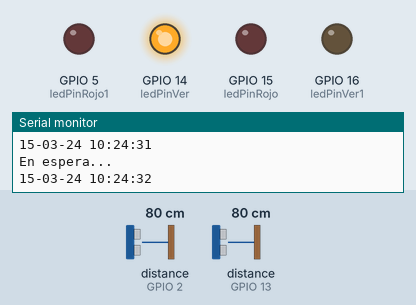
A sketch run on a simulated ESP8266 (NodeMCU). On the bench: output pins drawn as LEDs (lit = HIGH), the last lines printed to the serial monitor. Wiring (inferred from the names in the program): 2 × ultrasonic range finder: trigger GPIO 4, echo GPIO 2 / trigger GPIO 12, echo GPIO 13. Inputs (shaded band) come from the test bench; at power-on: distance to the obstacle (sensors on GPIO 2, GPIO 13) 80 cm. The echo pulse lasts 58.3 µs per cm; WiFi joins after 1.5 s; servers stay silent unless stated; the local clock reads 2024-03-15 10:24:30 at power-on unless the sketch sets it; pins used as bus, display or sensor lines are not drawn.

Above: at 2.7 s.
2.8 s: distance to the obstacle (sensor on GPIO 2) set to 29 cm
4.8 s: distance to the obstacle (sensor on GPIO 2) set to 23 cm
At 6.3 s:
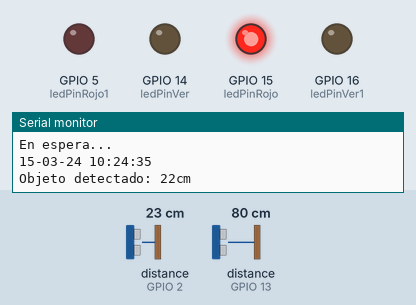
7.3 s: distance to the obstacle (sensor on GPIO 13) set to 30 cm
9.3 s: distance to the obstacle (sensor on GPIO 13) set to 24 cm
At 11.0 s:
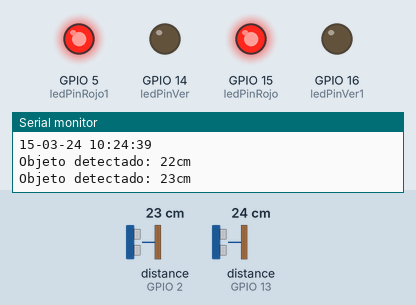
11.9 s: distance to the obstacle (sensor on GPIO 2) set to 35 cm
At 13.3 s:
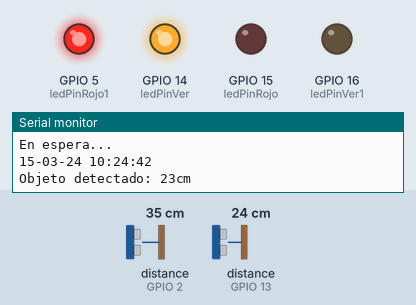
13.9 s: distance to the obstacle (sensor on GPIO 2) set to 2 cm
At 15.8 s:
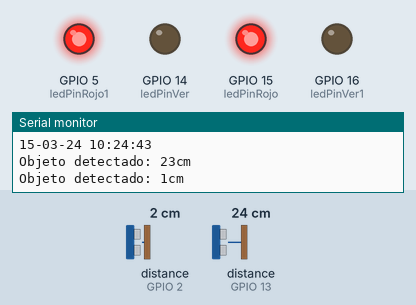
Timing chart, 0 to 17.3 s (numbered marks = the images above; inputs shaded):
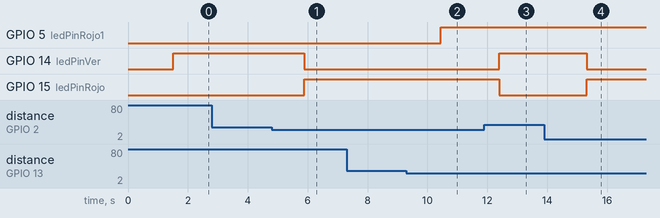

The sketch:

wifi_ultrasonico_25cm2.ino
```cpp
//------------- Librerias utilizadas --------------------------------------------//

#include <ESP8266WiFi.h>
#include <FirebaseArduino.h>
#include <time.h>
#include <ESP8266HTTPClient.h>

//Host del proyecto
#define FIREBASE_HOST ""
//Secret de la BD
#define FIREBASE_AUTH ""


// Nombre de mi red Wi-Fi
#define WIFI_SSID ""
// Password de mi red WiFi
#define WIFI_PASSWORD ""

//variable de cadena de texto
String msjenviado;

//Pin digital GPIO4 - D2 del ESP8266 para el Trigger del sensor SENSOR ULTRASÓNICO
const int Trigger = 4;
//Pin digital GPIO2 - D4 del ESP8266 para el Trigger del sensor SENSOR ULTRASÓNICO
const int Echo = 2;
//Se declara el pin al que se conecta el LED
int ledPinRojo = 15; // GPIO14 es el D5 de la placa ESP8266
int ledPinVer = 14; // GPIO14 es el D5 de la placa ESP8266


//Pin digital GPIO4 - D2 del ESP8266 para el Trigger del sensor SENSOR ULTRASÓNICO
const int Trigger1 = 12;
//Pin digital GPIO2 - D4 del ESP8266 para el Trigger del sensor SENSOR ULTRASÓNICO
const int Echo1 = 13;
//Se declara el pin al que se conecta el LED
int ledPinRojo1 = 5; // GPIO14 es el D5 de la placa ESP8266
int ledPinVer1 = 16; // GPIO14 es el D5 de la placa ESP8266
// Se define una variable que tomará la hora para Mex Central
// del NTP de la función strFechaHora()
String strFechaHoraNTP;
String strFechaNTP;

// --------------------------------------------------------------------------------//

// -----------------------INICIO DEL SETUP ---------------------------------------//
void setup() {
  Serial.begin(115200);

  // PINES DEL SENSOR ULTRASONICO
  pinMode(Trigger, OUTPUT); //pin como salida  SENSOR ULTRASÓNICO
  pinMode(Echo, INPUT);  //pin como entrada  SENSOR ULTRASÓNICO
  digitalWrite(Trigger, LOW);//Inicializamos el pin con 0 SENSOR ULTRASÓNICO
  pinMode(ledPinRojo,OUTPUT);//Declaramos el pin rojo como salida
  pinMode(ledPinVer,OUTPUT);//Declaramos el pin verde como salida


  // PINES DEL SENSOR ULTRASONICO
  pinMode(Trigger1, OUTPUT); //pin como salida  SENSOR ULTRASÓNICO
  pinMode(Echo1, INPUT);  //pin como entrada  SENSOR ULTRASÓNICO
  digitalWrite(Trigger1, LOW);//Inicializamos el pin con 0 SENSOR ULTRASÓNICO
  pinMode(ledPinRojo1,OUTPUT);//Declaramos el pin rojo como salida
  pinMode(ledPinVer1,OUTPUT);//Declaramos el pin verde como salida


  // conectando al Wi-Fi.
  WiFi.begin(WIFI_SSID, WIFI_PASSWORD);

  //------- Haciendo petición del tiempo a una NTP (Network Time Protocol) -------//
  // CONFIGURACIÓN DE ZONA HORARIA EN ÉSTE CASO PARA MÉXICO
  // configtime (timezone, dst, servidores ntp
  // para México el time zone = -6 * 3600, dst = 0, "pool.ntp.org", "time.nist.gov"

  configTime(-21600, 0, "pool.ntp.org", "time.nist.gov");

  //---------------------- Fin de petición del tiempo ---------------------------//

  Serial.print("Conectando");

  // Si el estado de conección es diferente al de "Conectado"
  // envía un punto suspensivo en espera de conección
  while (WiFi.status() != WL_CONNECTED) {
    Serial.print(".");
    delay(500);
  }

  Serial.println();
  // Al activarse la conección se envía un mensaje
  Serial.print("Conectado: ");
  // Se visualiza la dirección IP asignada al módulo ESP8266
  Serial.println(WiFi.localIP());
  Serial.println();
  Firebase.begin(FIREBASE_HOST, FIREBASE_AUTH);

}
// ------------------------- FIN DEL SETUP ---------------------------------------//

int conta = 1;


  // ------  CODIGO DEL CALCULO DE LA HORA Y FECHA  DE LA RED NTP ---------------//
  String strFechaHora(){
  time_t now;
  time(&now);
  char time_output[30];
  // strftime(time_output, 30, "%a  %d-%m-%y %T", localtime(&now));
  // %d = día   %m = mes   %y = año   %T = 24 hrs
  strftime(time_output, 30, "%d-%m-%y %T", localtime(&now));
  return String(time_output); // Respuesta: Día, Fecha y Hora
  }

  String fecha(){
  time_t now;
  time(&now);
  char date[30];
  // strftime(time_output, 30, "%a  %d-%m-%y %T", localtime(&now));
  // %d = día   %m = mes   %y = año   %T = 24 hrs
  strftime(date, 30, "%d-%m-%y", localtime(&now));
  return String(date); // Respuesta: Día, Fecha y Hora
  }

  // ------  FIN DE CODIGO DEL CALCULO DE LA HORA Y FECHA  DE LA RED NTP -------//


// ------------------------------ LOOP ------------------------------------------//

void loop(){

  // ------------------  CODIGO DEL SENSOR SENSOR ULTRASÓNICO 1 -------------------//

    long t; //timepo que demora en llegar el eco -- variable para el sensor PIR
    long d; //distancia en centimetros -- variable para el sensor PIR

    digitalWrite(Trigger, HIGH);
    delayMicroseconds(10);          //Enviamos un pulso de 10us
    digitalWrite(Trigger, LOW);

    t = pulseIn(Echo, HIGH); //obtenemos el ancho del pulso
    d = t/59;             //escalamos el tiempo a una distancia en cm


    if (d <= 25){
      Serial.print("Objeto detectado: ");
      Serial.print(d);      //Enviamos serialmente el valor de la distancia
      Serial.print("cm");
      Serial.println();
      digitalWrite(ledPinRojo,HIGH);
      digitalWrite(ledPinVer,LOW);
      delay(500); //Hacemos una pausa de 2s


      Firebase.setString("SENSOR1/Objeto Detectado","Vehiculo1");

      if(Firebase.failed())
      {
        Serial.print("Seteando/estado sensor Fallido:");
        Serial.println(Firebase.error());
        return;
      }
    }
    else
    {
    Serial.print("En espera...");
    Serial.println();
    Serial.println(strFechaHora());

    digitalWrite(ledPinVer,HIGH);
    digitalWrite(ledPinRojo,LOW);
    Firebase.remove("SENSOR1/Objeto Detectado");
    Firebase.setString("SENSOR1","En Espera");
    delay(500);
    }

    // ------------------  CODIGO DEL SENSOR SENSOR ULTRASÓNICO 2 -------------------//

    long t1; //timepo que demora en llegar el eco -- variable para el sensor PIR
    long d1; //distancia en centimetros -- variable para el sensor PIR

    digitalWrite(Trigger1, HIGH);
    delayMicroseconds(10);          //Enviamos un pulso de 10us
    digitalWrite(Trigger1, LOW);

    t1 = pulseIn(Echo1, HIGH); //obtenemos el ancho del pulso
    d1 = t1/59;             //escalamos el tiempo a una distancia en cm


    if (d1 <= 25){
      Serial.print("Objeto detectado: ");
      Serial.print(d1);      //Enviamos serialmente el valor de la distancia
      Serial.print("cm");
      Serial.println();
      digitalWrite(ledPinRojo1,HIGH);
      //digitalWrite(ledPinVer1,LOW);
      delay(500); //Hacemos una pausa de 2s


    Firebase.pushString("SENSOR2/Objeto Detectado","Vehiculo1");

    if(Firebase.failed())
    {
      Serial.print("Seteando/estado sensor Fallido:");
      Serial.println(Firebase.error());
    }

    }
    else
    {
    Serial.print("En espera...");
    Serial.println();
    Serial.println(strFechaHora());

    //digitalWrite(ledPinVer1,HIGH);
    digitalWrite(ledPinRojo1,LOW);
    //Firebase.remove("SENSOR2/Objeto Detectado");
    Firebase.setString("SENSOR2","En Espera");
    delay(500);
    }

   // ------------------ FIN DEL CÓDIGO DEL SENSOR SENSOR ULTRASÓNICO-------------------//
}
```

Measured:
- the behaviour switches between 27 and 26 cm on distance to the obstacle (sensor on GPIO 2) (found by bisection; images 0 and 1)
- the behaviour switches between 27 and 26 cm on distance to the obstacle (sensor on GPIO 13) (found by bisection; images 1 and 2)
- after the input at 4.8 s, GPIO 14 (ledPinVer): HIGH → LOW after 1.1 s; GPIO 15 (ledPinRojo): LOW → HIGH after 1.1 s
- after the input at 9.3 s, GPIO 5 (ledPinRojo1): LOW → HIGH after 1.1 s
- after the input at 11.9 s, GPIO 14 (ledPinVer): LOW → HIGH after 0.51 s; GPIO 15 (ledPinRojo): HIGH → LOW after 0.51 s
- after the input at 13.9 s, GPIO 14 (ledPinVer): HIGH → LOW after 1.4 s; GPIO 15 (ledPinRojo): LOW → HIGH after 1.4 s
